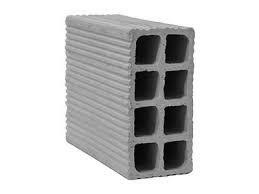
#> input picture Aula_07/bloco.jpg, 259 x 194 px
$ jupyter execute Aula_07.ipynb
#> lines starting #> are read from the running program, lines starting #| are printed output that depends on the picture
[cell 1]
import numpy as np
from PIL import Image
import matplotlib.pyplot as plt
from scipy.signal import convolve2d

[cell 2]
img = Image.open('bloco.jpg')
#> img is the input picture: PIL image 259x194 L; min 0, max 255, mean 204.2
img_array = np.array(img)

plt.imshow(img_array, cmap='gray')

[cell 3]
## Adiciona ruido na imagem:
def sp_noise(image,prob):
    '''
    Add salt and pepper noise to image
    prob: Probability of the noise
    '''
#> called with prob = 0.01
    output = np.zeros(image.shape,np.uint8)
    thres = 1 - prob
    for i in range(image.shape[0]):
        for j in range(image.shape[1]):
            rdn = np.random.random()
            if rdn < prob:
                output[i][j] = 0
            elif rdn > thres:
                output[i][j] = 255
            else:
                output[i][j] = image[i][j]
    return output

img_sp = sp_noise(img_array, prob=0.01)
plt.imshow(img_sp, cmap='gray')

[cell 4]
## Filtro de blur:
filter_size = 5
blur_filter = np.full((filter_size,filter_size), 1.0/(filter_size**2))

## Usa o filtro atravez de convolução

img_blur = convolve2d(img_sp, blur_filter)
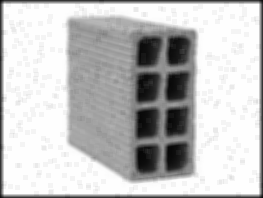
#> img_blur: shape (198, 263) float64; min 6.76, max 255, mean 195.5
plt.imshow(img_blur, cmap='gray')

[cell 5]
# Filtro de detecção de Borda:

filtro_borda = np.array([
    [1, 1, 1],
    [-2, -2, -2],
    [1, 1, 1]
])

img_borda = convolve2d(img_array, filtro_borda)
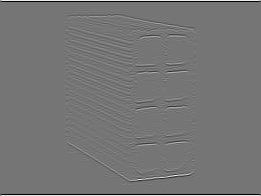
#> img_borda: shape (196, 261) int64; min -765, max 890, mean 0; drawn with min black and max white
plt.imshow(img_borda, cmap='gray')
